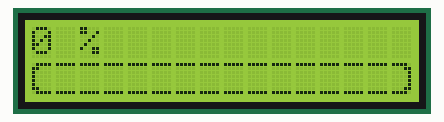
This sketch was run on a simulated Arduino Uno, built with avr-gcc and run on an emulated ATmega328P. On the bench: 16×2 character LCD.

Above: at 0.1 s.
At 4.7 s:
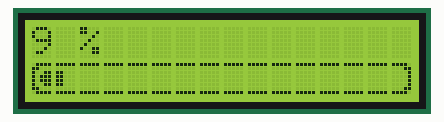
At 9.7 s:
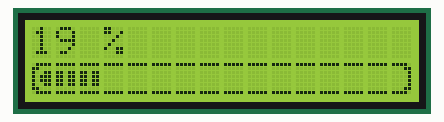
At 19.7 s:
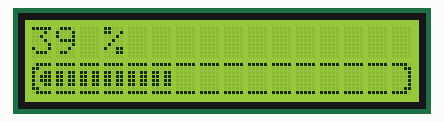
At 29.3 s:
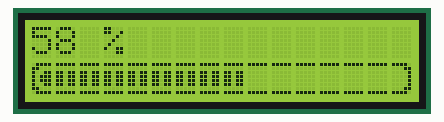
At 39.4 s:
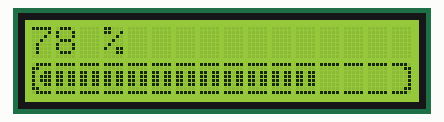

Measured:
- what the display in image 1 shows lasts 0.5 s, from 4.6 s to 5.1 s

The sketch:

job08.ino
```cpp
#include <LiquidCrystal.h>

LiquidCrystal lcd(12, 11, 4, 5, 6, 7);

const int LCD_NB_ROWS = 2;
const int LCD_NB_COLUMNS = 16;

byte START_DIV_0_OF_1[8] = {
  B01111,
  B11000,
  B10000,
  B10000,
  B10000,
  B10000,
  B11000,
  B01111
}; // Char début 0 / 1

byte START_DIV_1_OF_1[8] = {
  B01111,
  B11000,
  B10011,
  B10111,
  B10111,
  B10011,
  B11000,
  B01111
}; // Char début 1 / 1

byte DIV_0_OF_2[8] = {
  B11111,
  B00000,
  B00000,
  B00000,
  B00000,
  B00000,
  B00000,
  B11111
}; // Char milieu 0 / 2

byte DIV_1_OF_2[8] = {
  B11111,
  B00000,
  B11000,
  B11000,
  B11000,
  B11000,
  B00000,
  B11111
}; // Char milieu 1 / 2

byte DIV_2_OF_2[8] = {
  B11111,
  B00000,
  B11011,
  B11011,
  B11011,
  B11011,
  B00000,
  B11111
}; // Char milieu 2 / 2

byte END_DIV_0_OF_1[8] = {
  B11110,
  B00011,
  B00001,
  B00001,
  B00001,
  B00001,
  B00011,
  B11110
}; // Char fin 0 / 1

byte END_DIV_1_OF_1[8] = {
  B11110,
  B00011,
  B11001,
  B11101,
  B11101,
  B11001,
  B00011,
  B11110
}; // Char fin 1 / 1

void setupProgressbar() {
  lcd.createChar(0, START_DIV_0_OF_1);
  lcd.createChar(1, START_DIV_1_OF_1);
  lcd.createChar(2, DIV_0_OF_2);
  lcd.createChar(3, DIV_1_OF_2);
  lcd.createChar(4, DIV_2_OF_2);
  lcd.createChar(5, END_DIV_0_OF_1);
  lcd.createChar(6, END_DIV_1_OF_1);
}

void drawProgressbar(byte percent) {
  lcd.setCursor(0, 0);
  lcd.print(percent);
  lcd.print(F(" %  "));
  lcd.setCursor(0, 1);

  byte nb_columns = map(percent, 0, 100, 0, LCD_NB_COLUMNS * 2 - 2);

  for (byte i = 0; i < LCD_NB_COLUMNS; ++i) {
    if (i == 0) { // Premiére case
      if (nb_columns > 0) {
        lcd.write(1); // Char début 1 / 1
        nb_columns -= 1;
      } else {
        lcd.write((byte) 0); // Char début 0 / 1
      }
    } else if (i == LCD_NB_COLUMNS -1) { // Derniére case
      if (nb_columns > 0) {
        lcd.write(6); // Char fin 1 / 1
      } else {
        lcd.write(5); // Char fin 0 / 1
      }
    } else { // Autres cases
      if (nb_columns >= 2) {
        lcd.write(4); // Char div 2 / 2
        nb_columns -= 2;
      } else if (nb_columns == 1) {
        lcd.write(3); // Char div 1 / 2
        nb_columns -= 1;
      } else {
        lcd.write(2); // Char div 0 / 2
      }
    }
  }
}

void setup() {
  lcd.begin(LCD_NB_COLUMNS, LCD_NB_ROWS);
  setupProgressbar();
}

void loop() {
  static byte percent = 0;

  drawProgressbar(percent);

  if (++percent == 101) {
    percent = 0;
    delay(1000);
  }
  delay(500);
}
```
